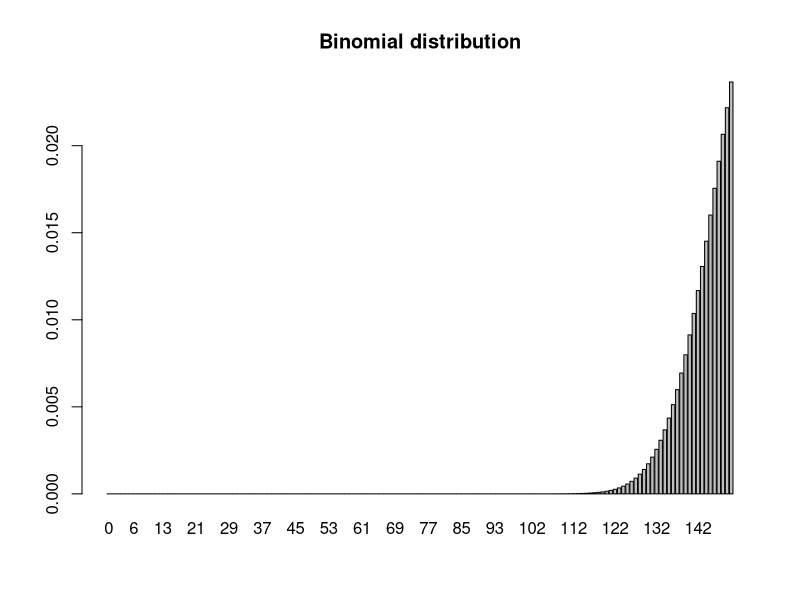
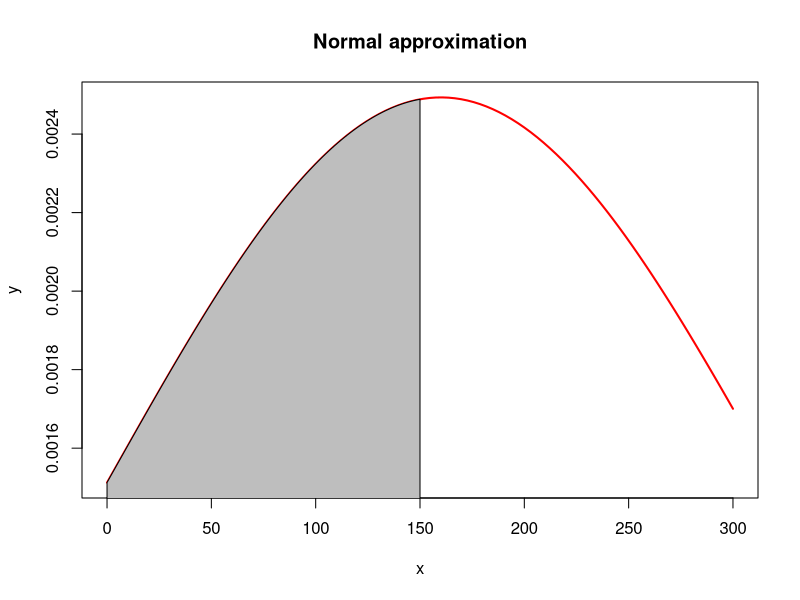

Write R code to recreate these figures, in order.
## ---- chunk 1
binomial_result <- 0
p <- 0.00001

for (i in 0:150){
   binomial_result <- binomial_result + dbinom(i,size = 16000000,p)
}
print(binomial_result)
## ---- chunk 2
avg = 16000000*p
z_score_a <- -avg/(sqrt(avg*(1-p)))
z_score_b <- (150-avg)/(sqrt(avg*(1-p)))
print(z_score_a)
print(z_score_b)
## ---- chunk 3
norm_result <- pnorm(c(z_score_b))-pnorm(c(z_score_a))
print(norm_result)
## ---- chunk 4
result <- c(binomial_result,norm_result)
names(result) <- c("Binomial distribution","Normal approximation")
print(result)
## ---- chunk 5
x <- dbinom(0:150,size=16000000,prob=p)
barplot(x,names.arg=0:150,main="Binomial distribution")
## ---- chunk 6
x=seq(0,300,length=100)
y=dnorm(x,mean=avg,sd=avg*(1-p))
plot(x,y,type="l",lwd=2,col="red",main="Normal approximation")
x=seq(0,150,length=100)
y=dnorm(x,mean=avg,sd=avg*(1-p))
polygon(c(0,x,150),c(0,y,0),col="gray")
